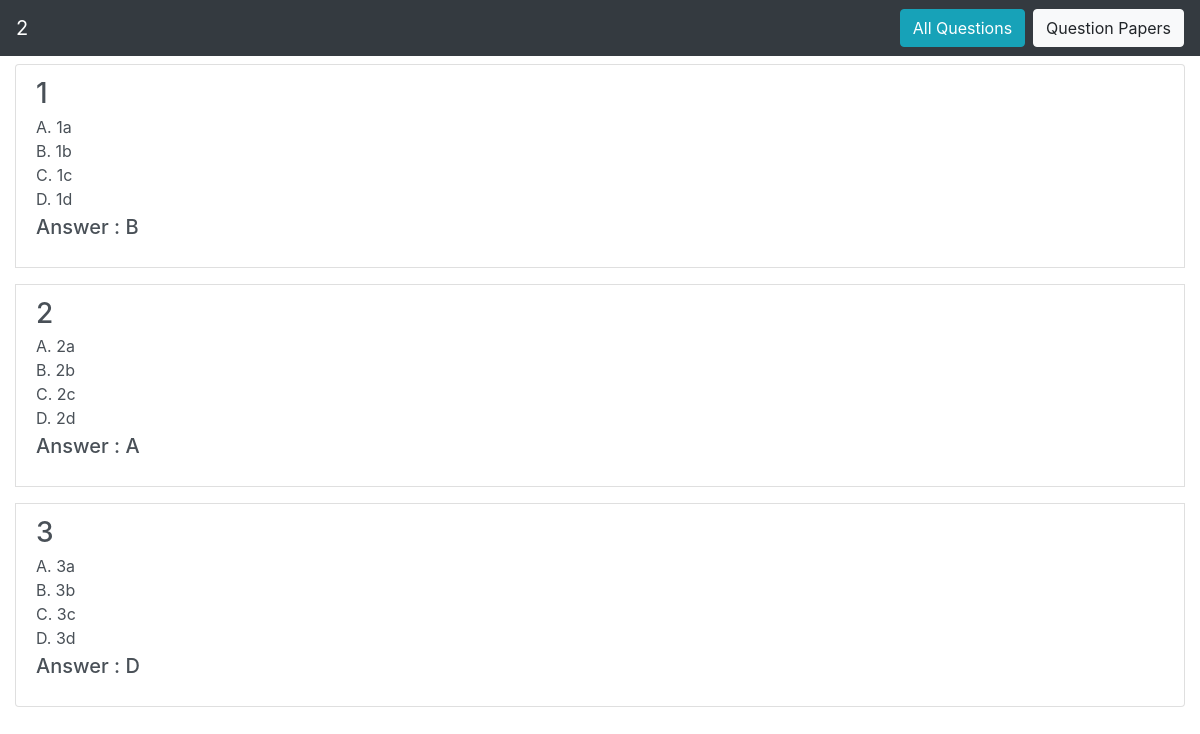
The page /prof/p1/questionpaper/viewpaper/3 (signed in) on the database its author committed.
### main/models/question_paper.py (models this page shows, shortened)
class Question_Paper(models.Model):
    professor = models.ForeignKey(User, limit_choices_to={'groups__name': "Professor"}, on_delete=models.CASCADE)
    qPaperTitle = models.CharField(max_length=100)
    questions = models.ManyToManyField(Question_DB)

### main/models/question.py (models this page shows, shortened)
class Question_DB(models.Model):
    professor = models.ForeignKey(User, limit_choices_to={'groups__name': "Professor"}, on_delete=models.CASCADE, null=True)
    qno = models.AutoField(primary_key=True)
    question = models.CharField(max_length=100)
    optionA = models.CharField(max_length=100)
    optionB = models.CharField(max_length=100)
    optionC = models.CharField(max_length=100)
    optionD = models.CharField(max_length=100)
    answer = models.CharField(max_length=200)

### prof/views/question_paper.py (the view)
def view_specific_paper(request, prof_username, paper_id):
    prof = User.objects.get(username=prof_username)
    if request.user == prof:
        paper = Question_Paper.objects.get(professor=prof, pk=paper_id)
        return render(request, 'prof/question_paper/viewpaper.html', {
            'qpaper': paper, 'question_list': paper.questions.all(), 'prof': prof
        })
    else:
        return HttpResponseForbidden("You are not allowed to view this page. Please change url to original values to return.")

### prof/templates/prof/question_paper/viewpaper.html (shortened to what this page needs)
<!DOCTYPE html>
<html lang="en">
<head>
    <link rel="stylesheet" href="https://maxcdn.bootstrapcdn.com/bootstrap/4.2.1/css/bootstrap.min.css">
    <link rel="stylesheet" href="https://stackpath.bootstrapcdn.com/font-awesome/4.7.0/css/font-awesome.min.css">
</head>
<body>
    <nav class="navbar navbar-expand-lg navbar-dark bg-dark">
        <a class="navbar-brand" href="#">{{ qpaper.qPaperTitle }}</a>
        <div class="collapse navbar-collapse" id="navbarSupportedContent">
            <ul class="navbar-nav mr-auto">
                <li class="nav-item active">
                    <a class="nav-link" href="#"><span class="sr-only">(current)</span></a>
                </li>
            </ul>
            <a class="btn btn-info my-sm-0 mx-2" href="{% url 'prof:view_all_ques' prof.username %}" target="_blank">All
                Questions</a>
            <a class="btn btn-light my-sm-0" href="{% url 'prof:make_paper' prof.username %}">Question Papers</a>
        </div>
    </nav>
    <div class="container-fluid">
        <div class="list-group">
            {% for ques in question_list %}
            <a href="#" class="list-group-item list-group-item-action flex-column align-items-start my-2">
                <div class="d-flex w-100 justify-content-between">
                    <h3 class="mb-1">{{ ques.question }}</h3>
                </div>
                <p class="mb-1">
                    A. {{ques.optionA}}<br>
                    B. {{ques.optionB}}<br>
                    C. {{ques.optionC}}<br>
                    D. {{ques.optionD}}<br>
                    <h5>Answer : {{ques.answer}}</h5>
                </p>
            </a>
            {% empty %}
            <h3>No Questions added to Paper</h3>
            {% endfor %}
        </div>
    </div>
</body>
</html>

### rows shown on the page
Question_Paper: qPaperTitle "2"
Question_DB: question "1", optionA "1a", optionB "1b", optionC "1c", optionD "1d", answer "B"
Question_DB: question "2", optionA "2a", optionB "2b", optionC "2c", optionD "2d", answer "A"
Question_DB: question "3", optionA "3a", optionB "3b", optionC "3c", optionD "3d", answer "D"
